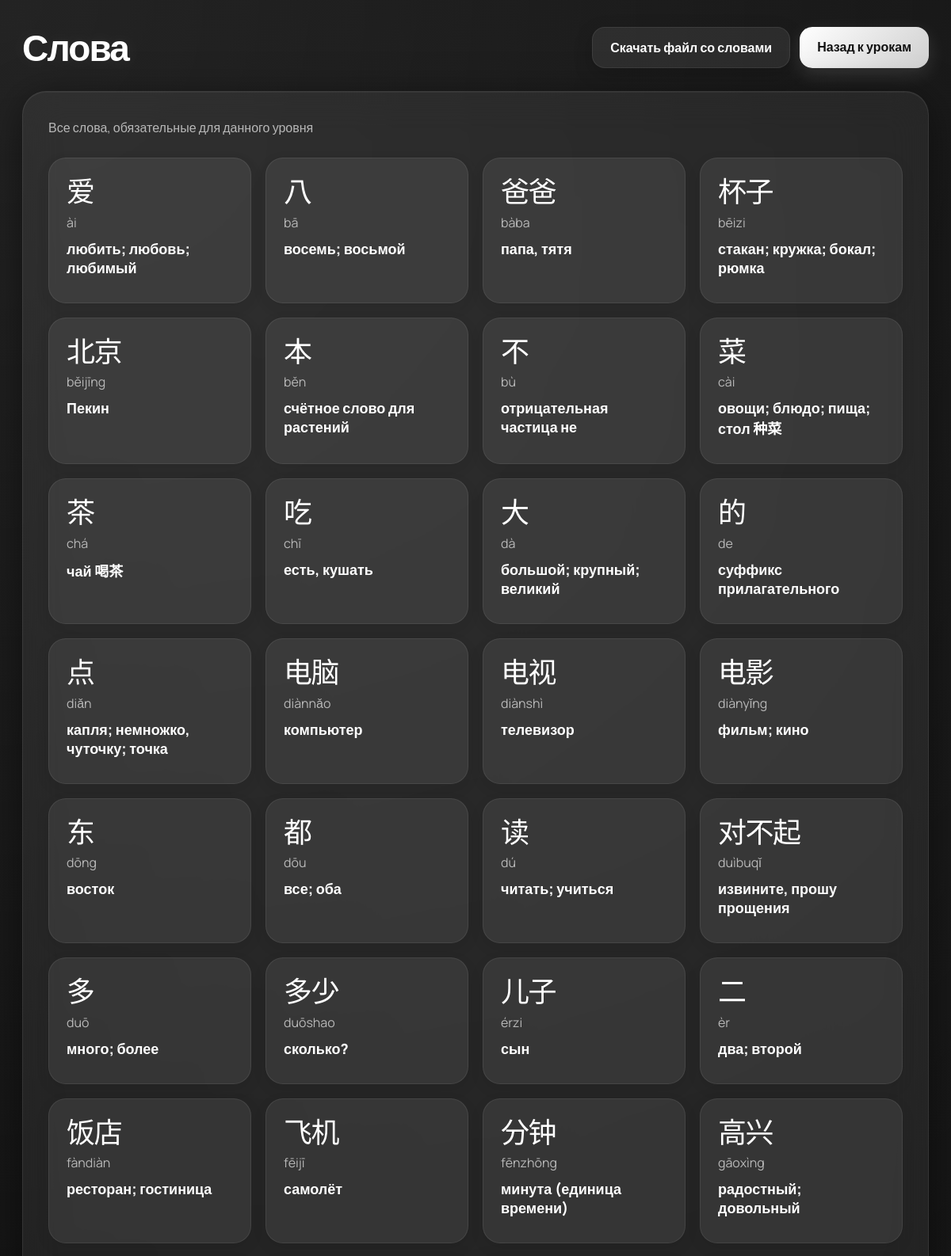
Page /words (signed in, upper part) on the committed database.
### models.py (models this page shows, shortened)
class ChineseWord(database.Model):
    id = database.Column(database.Integer, primary_key=True)
    chinese_text = database.Column(database.String(100), nullable=False)
    pinyin = database.Column(database.String(100))
    translation = database.Column(database.String(100), nullable=False)
    example_sentence = database.Column(database.Text)
    example_translation = database.Column(database.Text)
    difficulty = database.Column(database.Integer, default=1)
    category = database.Column(database.String(50))

### app.py (the view)
@app.route("/words")
@login_required
def words():
    words_list = ChineseWord.query.order_by(ChineseWord.id.asc()).all()
    return render_template("words.html", words=words_list)

### app.py (called while the page is built)
@login_manager.user_loader
def load_user(user_id):
    return database.session.get(User, int(user_id))

### templates/words.html (shortened to what this page needs)
<!DOCTYPE html>
<html lang="ru">
<head>
</head>
<body>
<div class="container">
    <div class="header">
        <h1>Слова</h1>
        <div class="header-actions">
            <a class="pdf-btn" href="{{ url_for('download_hsk') }}">Скачать файл со словами</a>
            <a class="back" href="{{ url_for('vocabulary') }}">Назад к урокам</a>
        </div>
    </div>
    <div class="card">
        <div class="subtitle">Все слова, обязательные для данного уровня</div>
        <div class="words-grid">
            {% for word in words %}
            <div class="word">
                <div class="chinese">{{ word.chinese_text }}</div>
                <div class="pinyin">{{ word.pinyin }}</div>
                <div class="translation">{{ word.translation }}</div>
            </div>
            {% endfor %}
        </div>
    </div>
</div>
</body>
</html>

### templates/words.html (style rules this page uses)
* { margin:0; padding:0; box-sizing:border-box; }
body { font-family:'Manrope',sans-serif; min-height:100vh; background: radial-gradient(circle at top left, rgba(255,255,255,0.12), transparent 30%), radial-gradient(circle at bottom right, rgba(255,255,255,0.08), transparent 35%), linear-gradient(135deg,#050505 0%,#111111 25%,#1b1b1b 50%,#0f0f0f 75%,#050505 100%); padding:28px; color:#fff; }
.container { max-width:1200px; margin:auto; }
.header { display:flex; justify-content:space-between; align-items:center; gap:18px; flex-wrap:wrap; margin-bottom:24px; }
.header h1 { font-size:clamp(32px,4vw,46px); color:#ffffff; letter-spacing:-0.04em; text-shadow:0 0 25px rgba(255,255,255,0.08); }
.header-actions { display:flex; gap:12px; flex-wrap:wrap; }
.back, .pdf-btn { text-decoration:none; padding:14px 22px; border-radius:16px; font-weight:700; transition:0.25s; }
.back { background:linear-gradient(135deg,#ffffff,#cfcfcf); color:#111111; box-shadow:0 8px 24px rgba(255,255,255,0.12); }
.pdf-btn { background:rgba(255,255,255,0.08); color:#ffffff; border:1px solid rgba(255,255,255,0.08); box-shadow:0 8px 24px rgba(0,0,0,0.18); }
.card { background:rgba(255,255,255,0.06); backdrop-filter:blur(24px); border-radius:30px; box-shadow: 0 10px 50px rgba(0,0,0,0.5), inset 0 1px 0 rgba(255,255,255,0.05); padding:32px; border:1px solid rgba(255,255,255,0.08); }
.subtitle { color:#b8b8b8; margin-bottom:24px; line-height:1.7; }
.words-grid { display:grid; grid-template-columns:repeat(auto-fit,minmax(240px,1fr)); gap:18px; }
.word { background:rgba(255,255,255,0.08); border-radius:22px; padding:22px; box-shadow:0 6px 18px rgba(0,0,0,0.08); border:1px solid rgba(255,255,255,0.08); }
.word .chinese { font-size:36px; color:#ffffff; line-height:1.1; margin-bottom:8px; letter-spacing:-0.04em; }
.word .pinyin { color:#b8b8b8; margin-bottom:10px; }
.word .translation { font-size:18px; font-weight:800; color:#ffffff; margin-bottom:10px; }

### rows in the picture
ChineseWord: chinese_text "爱", pinyin "ài", translation "любить; любовь; любимый"
ChineseWord: chinese_text "八", pinyin "bā", translation "восемь; восьмой"
ChineseWord: chinese_text "爸爸", pinyin "bàba", translation "папа, тятя"
ChineseWord: chinese_text "杯子", pinyin "bēizi", translation "стакан; кружка; бокал; рюмка"
ChineseWord: chinese_text "北京", pinyin "běijīng", translation "Пекин"
ChineseWord: chinese_text "本", pinyin "běn", translation "счётное слово для растений"
ChineseWord: chinese_text "不", pinyin "bù", translation "отрицательная частица не"
ChineseWord: chinese_text "菜", pinyin "cài", translation "овощи; блюдо; пища; стол 种菜"
ChineseWord: chinese_text "茶", pinyin "chá", translation "чай 喝茶"
ChineseWord: chinese_text "吃", pinyin "chī", translation "есть, кушать"
ChineseWord: chinese_text "大", pinyin "dà", translation "большой; крупный; великий"
ChineseWord: chinese_text "的", pinyin "de", translation "суффикс прилагательного"
ChineseWord: chinese_text "点", pinyin "diǎn", translation "капля; немножко, чуточку; точка"
ChineseWord: chinese_text "电脑", pinyin "diànnǎo", translation "компьютер"
ChineseWord: chinese_text "电视", pinyin "diànshì", translation "телевизор"
ChineseWord: chinese_text "电影", pinyin "diànyǐng", translation "фильм; кино"
ChineseWord: chinese_text "东", pinyin "dōng", translation "восток"
ChineseWord: chinese_text "都", pinyin "dōu", translation "все; оба"
ChineseWord: chinese_text "读", pinyin "dú", translation "читать; учиться"
ChineseWord: chinese_text "对不起", pinyin "duìbuqǐ", translation "извините, прошу прощения"
ChineseWord: chinese_text "多", pinyin "duō", translation "много; более"
ChineseWord: chinese_text "多少", pinyin "duōshao", translation "сколько?"
ChineseWord: chinese_text "儿子", pinyin "érzi", translation "сын"
ChineseWord: chinese_text "二", pinyin "èr", translation "два; второй"
ChineseWord: chinese_text "饭店", pinyin "fàndiàn", translation "ресторан; гостиница"
ChineseWord: chinese_text "飞机", pinyin "fēijī", translation "самолёт"
ChineseWord: chinese_text "分钟", pinyin "fēnzhōng", translation "минута (единица времени)"
ChineseWord: chinese_text "高兴", pinyin "gāoxìng", translation "радостный; довольный"
